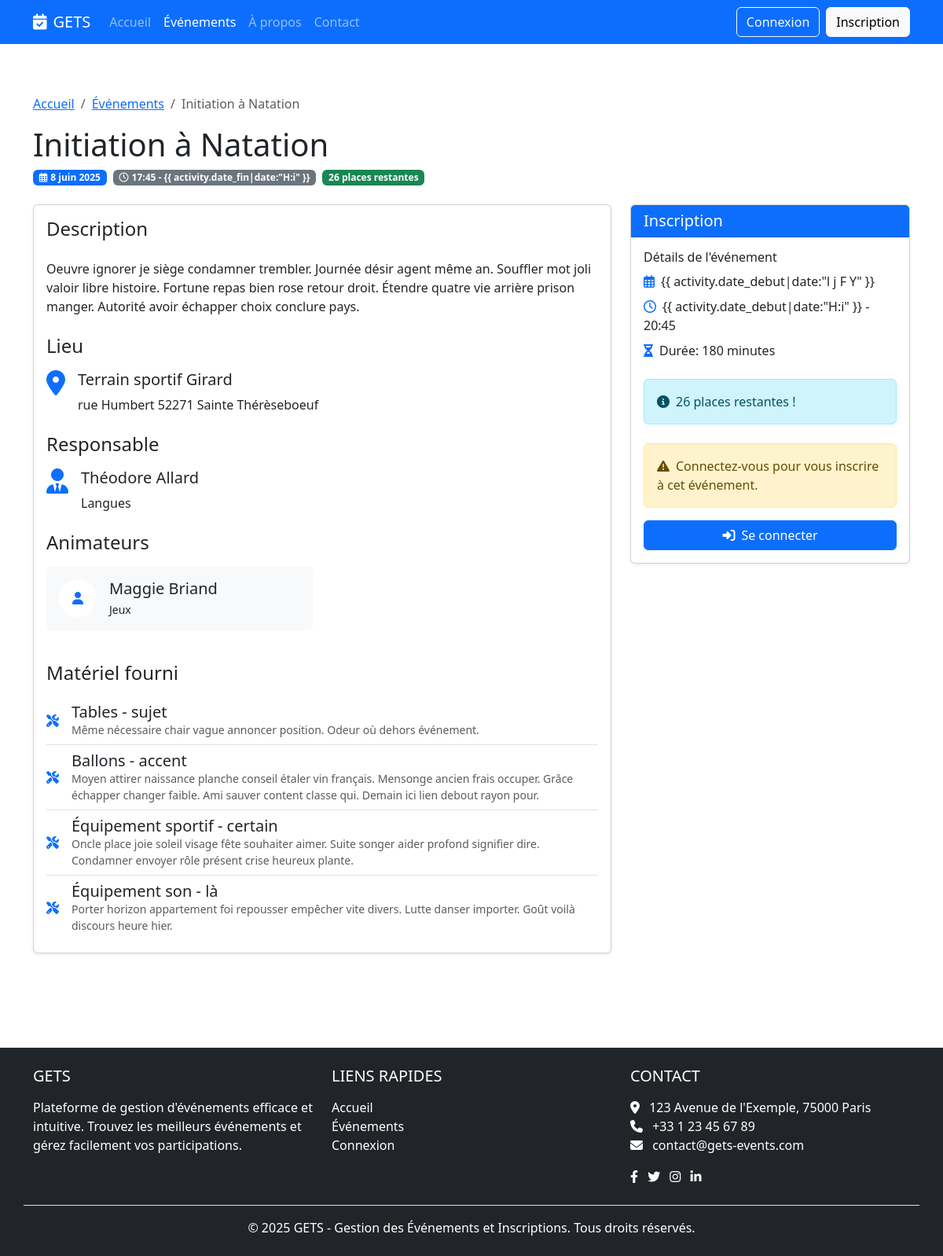
The page /events/3/ on the database its author committed.
### common/models.py (models this page shows, shortened)
class Activite(models.Model):
    nom = models.CharField(max_length=100)
    description = models.TextField(blank=True, null=True)
    duree = models.IntegerField(help_text="Durée en minutes")
    date_debut = models.DateTimeField()
    responsable = models.ForeignKey('Responsable', on_delete=models.SET_NULL, blank=True, null=True, related_name='activites')
    infrastructure = models.ForeignKey('Infrastructure', on_delete=models.SET_NULL, blank=True, null=True, related_name='activites')
    capacite_max = models.IntegerField(blank=True, null=True)
    animateurs = models.ManyToManyField('Animateur', through='ActiviteAnimateur', related_name='activites')
    materiels = models.ManyToManyField('Materiel', through='ActiviteMateriel', related_name='activites')
    created_by = models.ForeignKey('User', on_delete=models.SET_NULL, null=True, related_name='created_activites')
    class Meta:
        db_table = 'activite'
    def nombre_places_restantes(self):
        if not self.capacite_max:
            return None
        places_prises = self.inscriptions.count()
        return max(0, self.capacite_max - places_prises)
    def est_complete(self):
        if not self.capacite_max:
            return False
        return self.nombre_places_restantes() <= 0
    @property
    def date_fin(self):
        return self.date_debut + timezone.timedelta(minutes=self.duree)

class Infrastructure(models.Model):
    nom = models.CharField(max_length=100)
    type = models.CharField(max_length=50)
    capacite = models.IntegerField(blank=True, null=True)
    localisation = models.CharField(max_length=100, blank=True, null=True)
    disponible = models.BooleanField(default=True)
    created_by = models.ForeignKey(User, on_delete=models.SET_NULL, null=True, related_name='created_infrastructures')
    class Meta:
        db_table = 'infrastructure'

class Responsable(models.Model):
    nom = models.CharField(max_length=100)
    prenom = models.CharField(max_length=100)
    specialite = models.CharField(max_length=100, blank=True, null=True)
    telephone = models.CharField(max_length=20)
    email = models.EmailField(max_length=100)
    created_by = models.ForeignKey(User, on_delete=models.SET_NULL, null=True, related_name='created_responsables')
    class Meta:
        db_table = 'responsable'

class Animateur(models.Model):
    nom = models.CharField(max_length=100)
    prenom = models.CharField(max_length=100)
    competence = models.CharField(max_length=100, blank=True, null=True)
    telephone = models.CharField(max_length=20)
    email = models.EmailField(max_length=100)
    created_by = models.ForeignKey(User, on_delete=models.SET_NULL, null=True, related_name='created_animateurs')
    class Meta:
        db_table = 'animateur'

class Materiel(models.Model):
    nom = models.CharField(max_length=100)
    description = models.TextField(blank=True, null=True)
    quantite_disponible = models.IntegerField(default=0)
    created_by = models.ForeignKey(User, on_delete=models.SET_NULL, null=True, related_name='created_materiels')
    class Meta:
        db_table = 'materiel'

### client_portal/views/event_views.py (the view, shortened to what this page needs)
# urls.py: path('events/<int:pk>/', event_views.EventDetailView.as_view(), name='event_detail'),
class EventDetailView(DetailView):
    model = Activite
    template_name = 'client_portal/events/detail.html'
    context_object_name = 'activity'
    def get_context_data(self, **kwargs):
        context = super().get_context_data(**kwargs)
        can_register = False
        user_already_registered = False
        context['can_register'] = can_register
        context['user_already_registered'] = user_already_registered
        return context

### client_portal/templates/client_portal/events/detail.html (shortened to what this page needs)
{% extends "client_portal/base.html" %}
{% block content %}
<div class="container py-4">
    <nav aria-label="breadcrumb">
        <ol class="breadcrumb">
            <li class="breadcrumb-item"><a href="{% url 'client_portal:home' %}">Accueil</a></li>
            <li class="breadcrumb-item"><a href="{% url 'client_portal:event_list' %}">Événements</a></li>
            <li class="breadcrumb-item active" aria-current="page">{{ activity.nom }}</li>
        </ol>
    </nav>
    <div class="event-header mb-4">
        <h1 class="mb-2">{{ activity.nom }}</h1>
        <div class="d-flex flex-wrap gap-2">
            <span class="badge bg-primary">
                <i class="far fa-calendar-alt me-1"></i>{{ activity.date_debut|date:"j F Y" }}
            </span>
            <span class="badge bg-secondary">
                <i class="far fa-clock me-1"></i>{{ activity.date_debut|date:"H:i" }} - {{ activity.date_fin|date:"H:i"
                }}
            </span>
            {% if activity.est_complete %}
            <span class="badge bg-danger">Complet</span>
            {% else %}
            {% if activity.nombre_places_restantes %}
            <span class="badge bg-success">{{ activity.nombre_places_restantes }} places restantes</span>
            {% else %}
            <span class="badge bg-success">Places disponibles</span>
            {% endif %}
            {% endif %}
        </div>
    </div>
    <div class="row">
        <div class="col-md-8 mb-4">
            <div class="card shadow-sm">
                <div class="card-body">
                    <h4 class="card-title mb-4">Description</h4>
                    <p class="card-text">{{ activity.description|linebreaks }}</p>
                    {% if activity.infrastructure %}
                    <h4 class="mt-4 mb-3">Lieu</h4>
                    <div class="d-flex align-items-start mb-3">
                        <div class="flex-shrink-0">
                            <i class="fas fa-map-marker-alt fa-2x text-primary"></i>
                        </div>
                        <div class="ms-3">
                            <h5>{{ activity.infrastructure.nom }}</h5>
                            <p class="mb-0">{{ activity.infrastructure.localisation }}</p>
                        </div>
                    </div>
                    {% endif %}
                    {% if activity.responsable %}
                    <h4 class="mt-4 mb-3">Responsable</h4>
                    <div class="d-flex align-items-start mb-3">
                        <div class="flex-shrink-0">
                            <i class="fas fa-user-tie fa-2x text-primary"></i>
                        </div>
                        <div class="ms-3">
                            <h5>{{ activity.responsable.prenom }} {{ activity.responsable.nom }}</h5>
                            {% if activity.responsable.specialite %}
                            <p class="mb-0">{{ activity.responsable.specialite }}</p>
                            {% endif %}
                        </div>
                    </div>
                    {% endif %}
                    {% if activity.animateurs.all %}
                    <h4 class="mt-4 mb-3">Animateurs</h4>
                    <div class="row">
                        {% for animateur in activity.animateurs.all %}
                        <div class="col-md-6 mb-3">
                            <div class="card h-100 border-0 bg-light">
                                <div class="card-body">
                                    <div class="d-flex align-items-center">
                                        <div class="flex-shrink-0">
                                            <div class="bg-white rounded-circle d-flex align-items-center justify-content-center"
                                                style="width: 48px; height: 48px;">
                                                <i class="fas fa-user text-primary"></i>
                                            </div>
                                        </div>
                                        <div class="ms-3">
                                            <h5 class="card-title mb-1">{{ animateur.prenom }} {{ animateur.nom }}</h5>
                                            {% if animateur.competence %}
                                            <p class="card-text small mb-0">{{ animateur.competence }}</p>
                                            {% endif %}
                                        </div>
                                    </div>
                                </div>
                            </div>
                        </div>
                        {% endfor %}
                    </div>
                    {% endif %}
                    {% if activity.materiels.all %}
                    <h4 class="mt-4 mb-3">Matériel fourni</h4>
                    <ul class="list-group list-group-flush">
                        {% for materiel in activity.materiels.all %}
                        <li class="list-group-item px-0">
                            <div class="d-flex align-items-center">
                                <i class="fas fa-tools text-primary me-3"></i>
                                <div>
                                    <h5 class="mb-0">{{ materiel.nom }}</h5>
                                    {% if materiel.description %}
                                    <p class="mb-0 small text-muted">{{ materiel.description }}</p>
                                    {% endif %}
                                </div>
                            </div>
                        </li>
                        {% endfor %}
                    </ul>
                    {% endif %}
                </div>
            </div>
        </div>
        <div class="col-md-4">
            <div class="card mb-4 shadow-sm">
                <div class="card-header bg-primary text-white">
                    <h5 class="mb-0">Inscription</h5>
                </div>
                <div class="card-body">
                    <div class="mb-4">
                        <h6>Détails de l'événement</h6>
                        <ul class="list-unstyled">
                            <li class="mb-2"><i class="far fa-calendar-alt me-2 text-primary"></i>{{
                                activity.date_debut|date:"l j F Y" }}</li>
                            <li class="mb-2"><i class="far fa-clock me-2 text-primary"></i>{{
                                activity.date_debut|date:"H:i" }} - {{ activity.date_fin|date:"H:i" }}</li>
                            <li><i class="fas fa-hourglass-half me-2 text-primary"></i>Durée: {{ activity.duree }}
                                minutes</li>
                        </ul>
                    </div>
                    <div class="mb-4">
                        {% if activity.est_complete %}
                        <div class="alert alert-danger">
                            <i class="fas fa-exclamation-circle me-2"></i>Cet événement est complet.
                        </div>
                        {% else %}
                        <div class="alert alert-info">
                            {% if activity.nombre_places_restantes %}
                            <i class="fas fa-info-circle me-2"></i>{{ activity.nombre_places_restantes }} places
                            restantes !
                            {% else %}
                            <i class="fas fa-info-circle me-2"></i>Places disponibles !
                            {% endif %}
                        </div>
                        {% endif %}
                    </div>
                    {% if user.is_authenticated %}
                    {% if user_already_registered %}
                    <div class="alert alert-success">
                        <i class="fas fa-check-circle me-2"></i>Vous êtes déjà inscrit à cet événement.
                    </div>
                    <a href="{% url 'client_portal:dashboard' %}" class="btn btn-outline-primary w-100">
                        <i class="fas fa-tachometer-alt me-2"></i>Voir mon tableau de bord
                    </a>
                    {% elif activity.est_complete %}
                    <button class="btn btn-secondary w-100" disabled>
                        <i class="fas fa-ban me-2"></i>Événement complet
                    </button>
                    {% elif can_register %}
                    <form method="post" action="{% url 'client_portal:event_register' activity.pk %}">
                        {% csrf_token %}
                        <button type="submit" class="btn btn-primary w-100">
                            <i class="fas fa-check-circle me-2"></i>S'inscrire à cet événement
                        </button>
                    </form>
                    {% else %}
                    <div class="alert alert-warning">
                        <i class="fas fa-exclamation-triangle me-2"></i>Complétez vos informations de participant pour
                        vous inscrire.
                    </div>
                    <a href="{% url 'client_portal:participant_info' %}" class="btn btn-primary w-100">
                        <i class="fas fa-user-edit me-2"></i>Compléter mon profil
                    </a>
                    {% endif %}
                    {% else %}
                    <div class="alert alert-warning">
                        <i class="fas fa-exclamation-triangle me-2"></i>Connectez-vous pour vous inscrire à cet
                        événement.
                    </div>
                    <a href="{% url 'client_portal:login' %}?next={{ request.path }}" class="btn btn-primary w-100">
                        <i class="fas fa-sign-in-alt me-2"></i>Se connecter
                    </a>
                    {% endif %}
                </div>
            </div>
        </div>
    </div>
</div>
{% endblock %}

### rows shown on the page
Activite: nom "Initiation à Natation", date_debut "8 juin 2025", date_debut "17:45", nombre_places_restantes "26", description "Oeuvre ignorer je siège condamner trembler. Journée désir agent même an. Souffler mot joli valoir libre histoire. Fortune repas bien rose retour droit. Étendre quatre vie arrière prison manger. Autorité avoir échapper choix conclure pays.", infrastructure.nom "Terrain sportif Girard", infrastructure.localisation "rue Humbert 52271 Sainte Thérèseboeuf", responsable.prenom "Théodore", responsable.nom "Allard", responsable.specialite "Langues", date_fin "20:45", duree "180"
Animateur: prenom "Maggie", nom "Briand", competence "Jeux"
Materiel: nom "Tables - sujet", description "Même nécessaire chair vague annoncer position. Odeur où dehors événement."
Materiel: nom "Ballons - accent", description "Moyen attirer naissance planche conseil étaler vin français. Mensonge ancien frais occuper. Grâce échapper changer faible. Ami sauver content classe qui. Demain ici lien debout rayon pour."
Materiel: nom "Équipement sportif - certain", description "Oncle place joie soleil visage fête souhaiter aimer. Suite songer aider profond signifier dire. Condamner envoyer rôle présent crise heureux plante."
Materiel: nom "Équipement son - là", description "Porter horizon appartement foi repousser empêcher vite divers. Lutte danser importer. Goût voilà discours heure hier."
